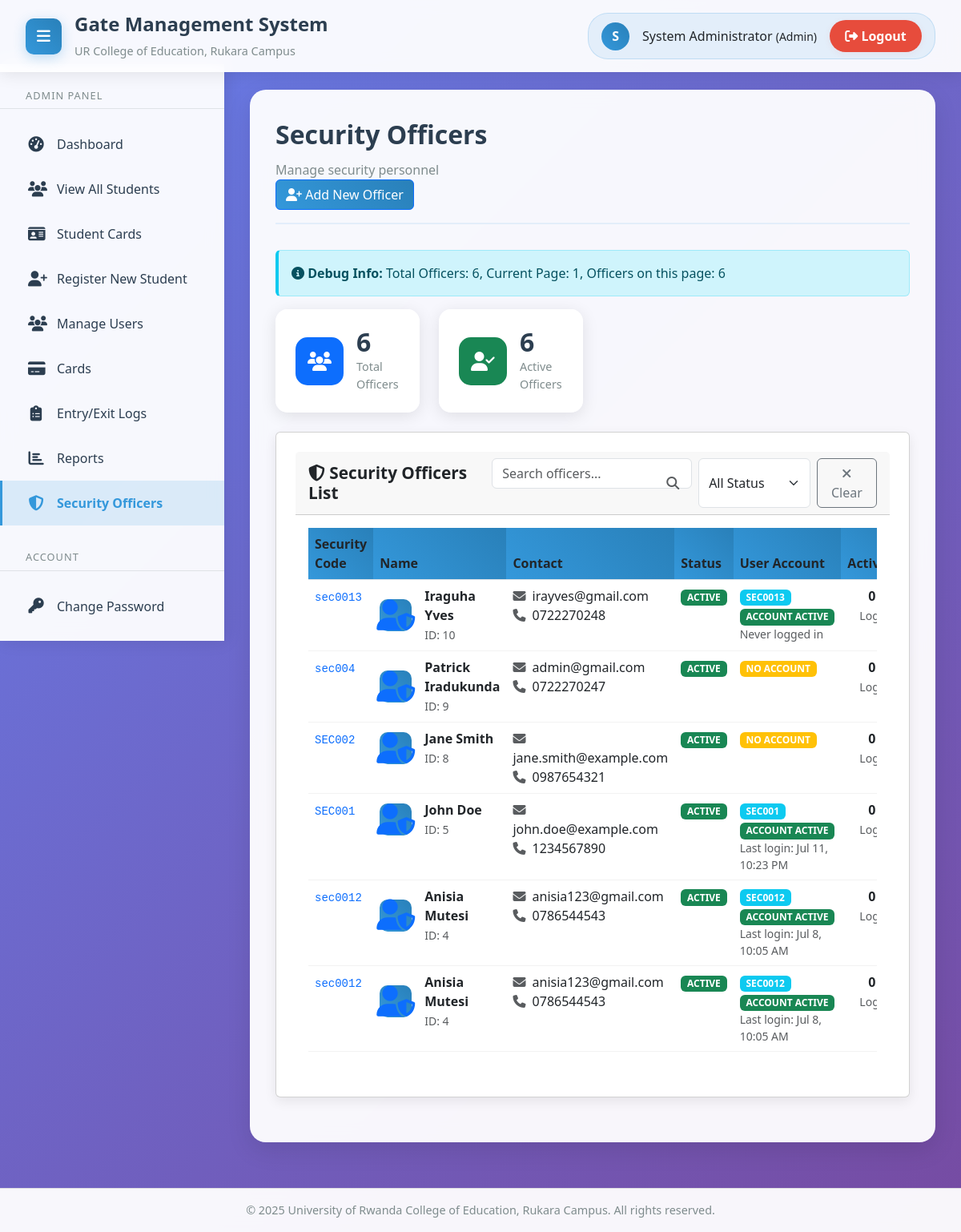
Screenshot of /pages/security_officers.php (signed in) with the database file from the repository.
### tables this page shows
CREATE TABLE `security_officers` (
  `id` int(11) NOT NULL,
  `security_code` varchar(20) NOT NULL,
  `first_name` varchar(50) NOT NULL,
  `last_name` varchar(50) NOT NULL,
  `email` varchar(100) NOT NULL,
  `phone` varchar(20) DEFAULT NULL,
  `is_active` tinyint(1) DEFAULT 1,
  `created_at` timestamp NOT NULL DEFAULT current_timestamp(),
  `updated_at` timestamp NOT NULL DEFAULT current_timestamp() ON UPDATE current_timestamp()
);

### config/database.php (called while the page is built, shortened)
<?php
class Database {
    private $connection;
    private static $instance = null;
    private function __construct() {
        try {
            $dsn = "mysql:host=" . DB_HOST . ";dbname=" . DB_NAME . ";charset=" . DB_CHARSET;
            $this->connection = new PDO($dsn, DB_USER, DB_PASS);
            $this->connection->setAttribute(PDO::ATTR_ERRMODE, PDO::ERRMODE_EXCEPTION);
            $this->connection->setAttribute(PDO::ATTR_DEFAULT_FETCH_MODE, PDO::FETCH_ASSOC);
        } catch (PDOException $e) {
            die("Connection failed: " . $e->getMessage());
        }
    }
    public static function getInstance() {
        if (self::$instance === null) {
            self::$instance = new self();
        }
        return self::$instance;
    }
    public function query($sql, $params = []) {
        try {
            $stmt = $this->connection->prepare($sql);
            $stmt->execute($params);
            return $stmt;
        } catch (PDOException $e) {
            throw new Exception("Query failed: " . $e->getMessage());
        }
    }
    public function fetchAll($sql, $params = []) {
        return $this->query($sql, $params)->fetchAll();
    }
}
function getDB() {
    return Database::getInstance();
}
?>

### pages/security_officers.php (the view, shortened to what this page needs)
<?php
$security_officers = [];
$total_officers = 0;
$page = isset($_GET['page']) ? max(1, (int)$_GET['page']) : 1;
$per_page = 20;
$offset = ($page - 1) * $per_page;
$search = trim($_GET['search'] ?? '');
$status_filter = $_GET['status'] ?? '';
try {
    $db = getDB();
    $sql = "SELECT * FROM security_officers ORDER BY created_at DESC";
    $all_officers = $db->fetchAll($sql);
    $total_officers = count($all_officers);
    $security_officers = array_slice($all_officers, $offset, $per_page);
} catch (Exception $e) {
    $error_message = 'Error loading security officers: ' . $e->getMessage();
    $security_officers = [];
    $total_officers = 0;
    $total_pages = 0;
}
include '../includes/header.php';
include '../includes/sidebar.php';
?>
<main class="main-content">
    <div class="content-wrapper">
        <div class="page-header">
            <div class="page-title">Security Officers</div>
            <div class="page-subtitle">Manage security personnel</div>
            <div class="page-actions">
                <button type="button" class="btn btn-primary" onclick="toggleRegistrationForm()">
                    <i class="fas fa-user-plus"></i> Add New Officer
                </button>
            </div>
        </div>
        <div class="alert alert-info">
            <i class="fas fa-info-circle"></i>
            <strong>Debug Info:</strong> Total Officers: <?php echo $total_officers; ?>,
            Current Page: <?php echo $page; ?>,
            Officers on this page: <?php echo count($security_officers); ?>
        </div>
        <div class="row mb-4">
            <div class="col-md-3">
                <div class="stat-card">
                    <div class="stat-icon bg-primary">
                        <i class="fas fa-users"></i>
                    </div>
                    <div class="stat-content">
                        <div class="stat-number"><?php echo $total_officers; ?></div>
                        <div class="stat-label">Total Officers</div>
                    </div>
                </div>
            </div>
            <div class="col-md-3">
                <div class="stat-card">
                    <div class="stat-icon bg-success">
                        <i class="fas fa-user-check"></i>
                    </div>
                    <div class="stat-content">
                        <div class="stat-number">
                            <?php
                            $active_count = array_reduce($security_officers, function($carry, $officer) {
                                return $carry + ($officer['is_active'] ? 1 : 0);
                            }, 0);
                            echo $active_count;
                            ?>
                        </div>
                        <div class="stat-label">Active Officers</div>
                    </div>
                </div>
            </div>
        </div>
        <div class="card">
            <div class="card-header">
                <div class="d-flex justify-content-between align-items-center">
                    <h5 class="card-title mb-0">
                        <i class="fas fa-shield-alt"></i> Security Officers List
                    </h5>
                    <div class="d-flex gap-2">
                        <div class="position-relative">
                            <input type="text"
                                   id="tableSearch"
                                   class="form-control"
                                   placeholder="Search officers..."
                                   style="width: 250px;">
                            <i class="fas fa-search position-absolute top-50 end-0 translate-middle-y me-3 text-muted"></i>
                        </div>
                        <select id="statusFilter" class="form-select" style="width: 150px;">
                            <option value="">All Status</option>
                        </select>
                        <button type="button" class="btn btn-outline-secondary" onclick="clearFilters()">
                            <i class="fas fa-times"></i> Clear
                        </button>
                    </div>
                </div>
            </div>
            <div class="card-body">
                <?php if (empty($security_officers)): ?>
                    <div class="text-center py-4" id="noDataMessage">
                        <i class="fas fa-users fa-3x text-muted mb-3"></i>
                        <h5>No Security Officers Found</h5>
                        <p class="text-muted">
                            <?php if ($search || $status_filter !== ''): ?>
                                No officers match your search criteria.
                            <?php else: ?>
                                No security officers have been registered yet.
                            <?php endif; ?>
                        </p>
                        <a href="register_security.php" class="btn btn-primary">
                            <i class="fas fa-user-plus"></i> Add First Officer
                        </a>
                    </div>
                <?php else: ?>
                    <div class="table-responsive">
                        <table class="table table-hover" id="officersTable">
                            <thead>
                                <tr>
                                    <th>Security Code</th>
                                    <th>Name</th>
                                    <th>Contact</th>
                                    <th>Status</th>
                                    <th>User Account</th>
                                    <th>Activity</th>
                                </tr>
                            </thead>
                            <tbody>
                                <?php foreach ($security_officers as $officer): ?>
                                    <tr class="officer-row"
                                        data-search="<?php echo htmlspecialchars(strtolower($officer['security_code'] . ' ' . $officer['first_name'] . ' ' . $officer['last_name'] . ' ' . $officer['email'] . ' ' . $officer['phone'])); ?>"
                                        data-status="<?php echo $officer['is_active'] ? 'active' : 'inactive'; ?>">
                                        <td>
                                            <code class="text-primary"><?php echo htmlspecialchars($officer['security_code']); ?></code>
                                        </td>
                                        <td>
                                            <div class="d-flex align-items-center">
                                                <div class="avatar-sm me-3">
                                                    <i class="fas fa-user-shield fa-2x text-primary"></i>
                                                </div>
                                                <div>
                                                    <div class="fw-bold"><?php echo htmlspecialchars($officer['first_name'] . ' ' . $officer['last_name']); ?></div>
                                                    <small class="text-muted">ID: <?php echo $officer['id']; ?></small>
                                                </div>
                                            </div>
                                        </td>
                                        <td>
                                            <div>
                                                <div><i class="fas fa-envelope text-muted me-1"></i> <?php echo htmlspecialchars($officer['email']); ?></div>
                                                <?php if ($officer['phone']): ?>
                                                    <div><i class="fas fa-phone text-muted me-1"></i> <?php echo htmlspecialchars($officer['phone']); ?></div>
                                                <?php endif; ?>
                                            </div>
                                        </td>
                                        <td>
                                            <?php if ($officer['is_active']): ?>
                                                <span class="badge bg-success">Active</span>
                                            <?php else: ?>
                                                <span class="badge bg-danger">Inactive</span>
                                            <?php endif; ?>
                                        </td>
                                        <td>
                                            <?php if ($officer['username']): ?>
                                                <div>
                                                    <span class="badge bg-info"><?php echo htmlspecialchars($officer['username']); ?></span>
                                                </div>
                                                <?php if ($officer['user_active']): ?>
                                                    <span class="badge bg-success">Account Active</span>
                                                <?php else: ?>
                                                    <span class="badge bg-warning">Account Inactive</span>
                                                <?php endif; ?>
                                                <?php if ($officer['last_login']): ?>
                                                    <div class="small text-muted">
                                                        Last login: <?php echo date('M j, g:i A', strtotime($officer['last_login'])); ?>
                                                    </div>
                                                <?php else: ?>
                                                    <div class="small text-muted">Never logged in</div>
                                                <?php endif; ?>
                                            <?php else: ?>
                                                <span class="badge bg-warning">No Account</span>
                                            <?php endif; ?>
                                        </td>
                                        <td>
                                            <div class="text-center">
                                                <div class="fw-bold"><?php echo $officer['log_count']; ?></div>
                                                <small class="text-muted">Logs</small>
                                            </div>
                                        </td>
                                    </tr>
                                <?php endforeach; ?>
                            </tbody>
                        </table>
                    </div>
                <?php endif; ?>
            </div>
        </div>
    </div>
</main>
<?php include '../includes/footer.php'; ?>

### rows the page displays
security_officers: security_code "sec0013", first_name+last_name "Iraguha Yves", id "10", email "irayves@gmail.com", phone "0722270248", is_active "ACTIVE", security_code "SEC0013", shows "Never logged in", log_count "0"
security_officers: security_code "sec004", first_name+last_name "Patrick Iradukunda", id "9", email "admin@gmail.com", phone "0722270247", is_active "ACTIVE", shows "NO ACCOUNT", log_count "0"
security_officers: security_code "SEC002", first_name+last_name "Jane Smith", id "8", email "jane.smith@example.com", phone "0987654321", is_active "ACTIVE", shows "NO ACCOUNT", log_count "0"
security_officers: security_code "SEC001", first_name+last_name "John Doe", id "5", email "john.doe@example.com", phone "1234567890", is_active "ACTIVE", last_login "Jul 11, 10:23 PM", log_count "0"
security_officers: security_code "sec0012", first_name+last_name "Anisia Mutesi", id "4", email "anisia123@gmail.com", phone "0786544543", is_active "ACTIVE", security_code "SEC0012", last_login "Jul 8, 10:05 AM", log_count "0"

### other values shown
APP_NAME "Gate Management System"
substr($_SESSION['first_name'], 0, 1) "S"
$_SESSION['first_name'] . ' ' . $_SESSION['last_name'] "System Administrator"
$_SESSION['user_type'] "Admin"
$total_officers "6"
$page "1"
count($security_officers) "6"
$active_count "6"
